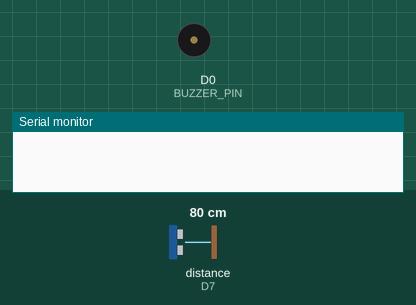
The sketch below on a simulated ESP8266 (NodeMCU). On the bench: buzzer (waves = sounding, pin HIGH), the last lines printed to the serial monitor. Wiring (inferred from the names in the program): ultrasonic range finder: trigger D6; echo D7. The inputs (shaded band) are chosen by the test bench; at power-on: distance to the obstacle (sensor on D7) 80 cm. The echo pulse lasts 58.3 µs per cm; WiFi joins after 1.5 s; servers stay silent unless stated; random numbers use the default seed unless the sketch sets one; no MQTT or app messages arrive unless stated; pins used as bus, display or sensor lines are not drawn.

Above: at 0.0 s.
At 1.6 s:
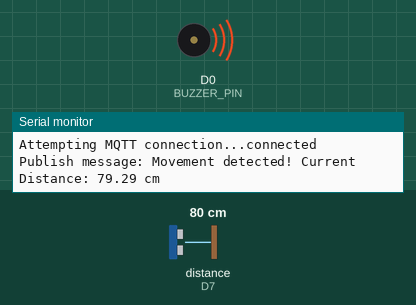
Timing chart, 0 to 4.1 s (numbered marks = the images above):
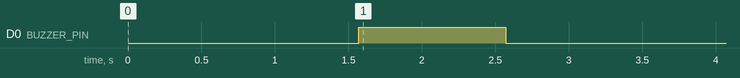

Measured:
- by itself, D0 (BUZZER_PIN): LOW → HIGH at 1.6 s, → LOW 1.0 s later

The sketch:

PUBLISH_PA.ino
```cpp
#include <ESP8266WiFi.h>
#include <PubSubClient.h>

// Update these with values suitable for your network.
const char* ssid = "wifi"; // isi dengan SSID jaringan WiFi Anda
const char* password = "1sampai8"; // isi dengan password jaringan WiFi Anda
const char* mqtt_server = "broker.emqx.io";

WiFiClient espClient;
PubSubClient client(espClient);

// Pin sensor ultrasonik
#define TRIG_PIN D6
#define ECHO_PIN D7
// Define buzzer pin
#define BUZZER_PIN D0

// Variabel untuk menyimpan jarak sebelumnya
float lastDistance = 0;
// Threshold untuk deteksi pergerakan
float movementThreshold = 5.0; // 5 cm perubahan dianggap sebagai pergerakan

void setup_wifi() {
  delay(10);
  Serial.println();
  Serial.print("Connecting to ");
  Serial.println(ssid);

  WiFi.mode(WIFI_STA);
  WiFi.begin(ssid, password);

  while (WiFi.status() != WL_CONNECTED) {
    delay(500);
    Serial.print(".");
  }

  Serial.println("");
  Serial.println("WiFi connected");
  Serial.println("IP address: ");
  Serial.println(WiFi.localIP());
}

void callback(char* topic, byte* payload, unsigned int length) {
  Serial.print("Message Received [");
  Serial.print(topic);
  Serial.print("] ");
  for (int i = 0; i < length; i++) {
    Serial.print((char)payload[i]);
  }
  Serial.println();
}

void reconnect() {
  while (!client.connected()) {
    Serial.print("Attempting MQTT connection...");
    String clientId = "ESP8266Client-";
    clientId += String(random(0xffff), HEX);
    if (client.connect(clientId.c_str())) {
      Serial.println("connected");
      // Subscribe to a topic here if needed
    } else {
      Serial.print("failed, rc=");
      Serial.print(client.state());
      Serial.println(" try again in 5 seconds");
      delay(5000);
    }
  }
}

void setup() {
  pinMode(TRIG_PIN, OUTPUT);
  pinMode(ECHO_PIN, INPUT);
  // Set up buzzer pin as output
  pinMode(BUZZER_PIN, OUTPUT);
  Serial.begin(115200);
  setup_wifi();
  client.setServer(mqtt_server, 1883);
  client.setCallback(callback);
}

void loop() {
  if (!client.connected()) {
    reconnect();
  }
  client.loop();

  digitalWrite(TRIG_PIN, LOW);
  delayMicroseconds(2);
  digitalWrite(TRIG_PIN, HIGH);
  delayMicroseconds(10);
  digitalWrite(TRIG_PIN, LOW);
  long duration = pulseIn(ECHO_PIN, HIGH);
  float currentDistance = duration * 0.034 / 2;

  if (abs(currentDistance - lastDistance) > movementThreshold) {
    char msg[50];
    snprintf(msg, 50, "Movement detected! Current Distance: %.2f cm", currentDistance);
    Serial.print("Publish message: ");
    Serial.println(msg);
    client.publish("ultrasonic/movement", msg);

    // Activate buzzer for 1 second
    digitalWrite(BUZZER_PIN, HIGH);
    delay(1000);
    digitalWrite(BUZZER_PIN, LOW);
  }

  lastDistance = currentDistance; // Update lastDistance to the current reading
  delay(2000);
}
```
